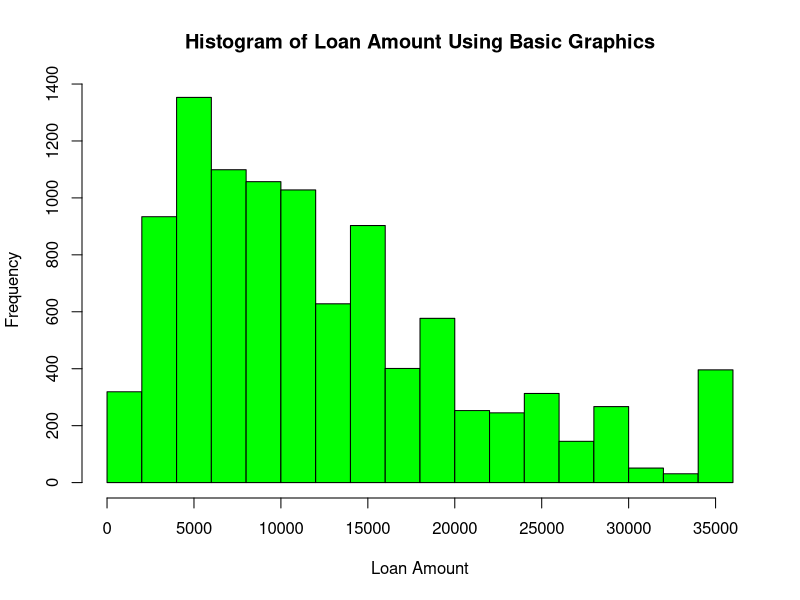
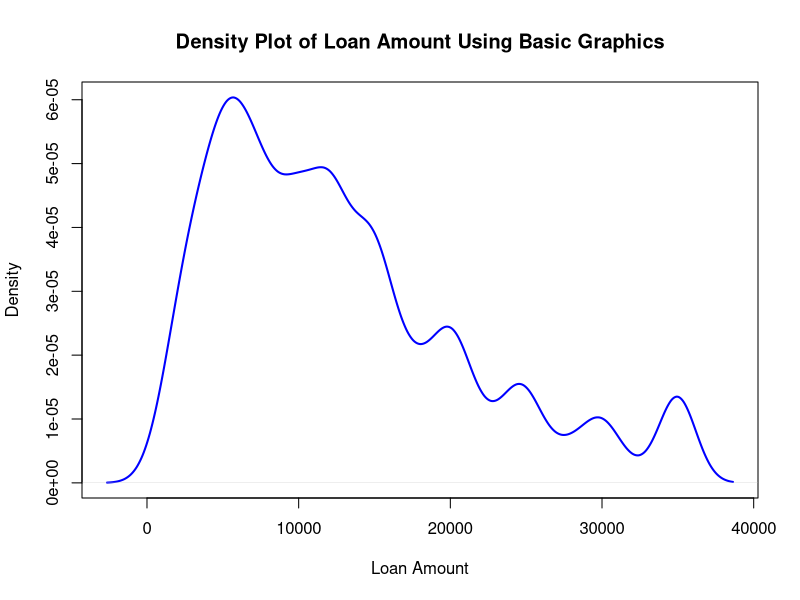
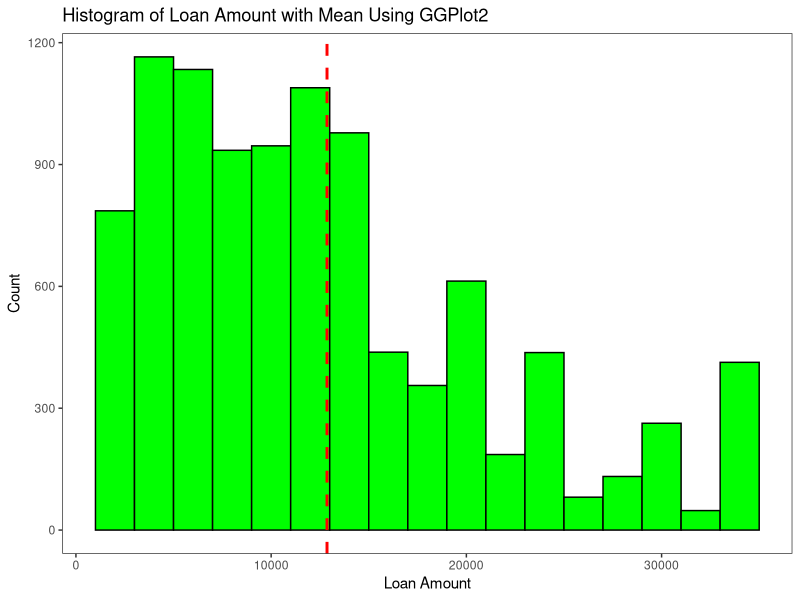
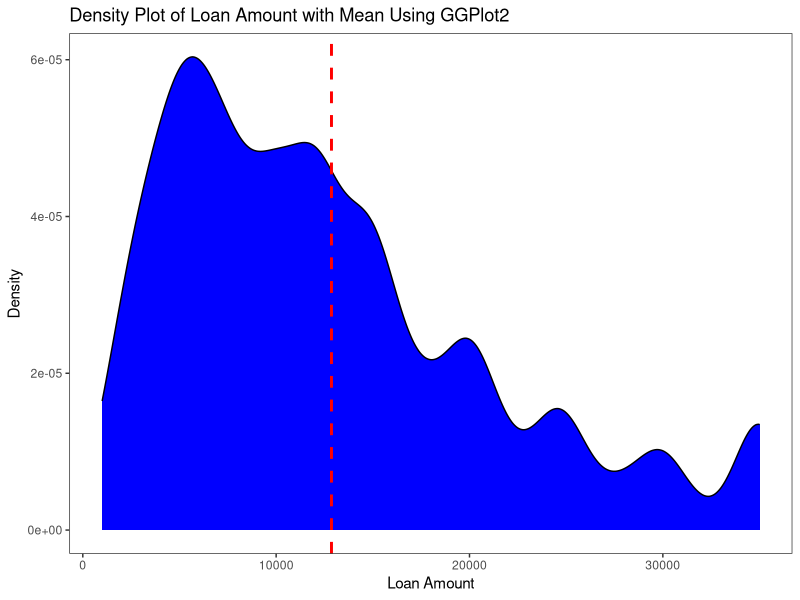
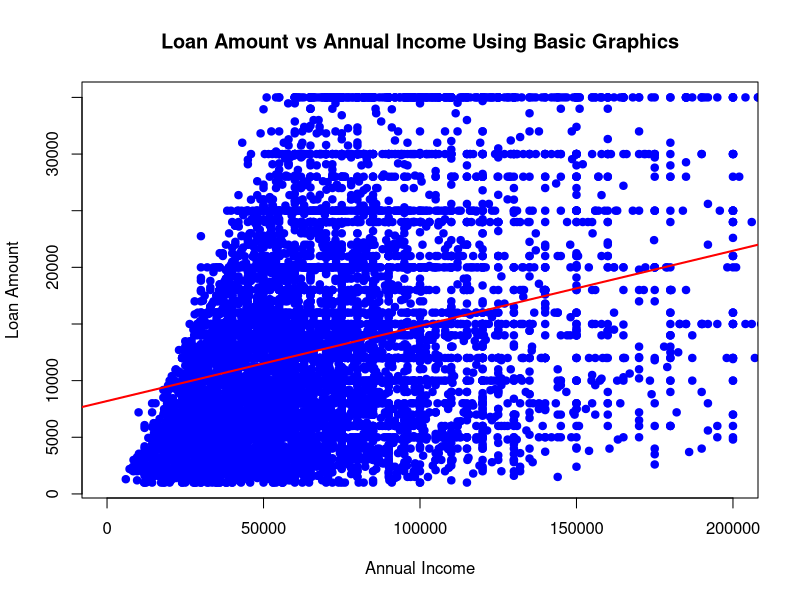
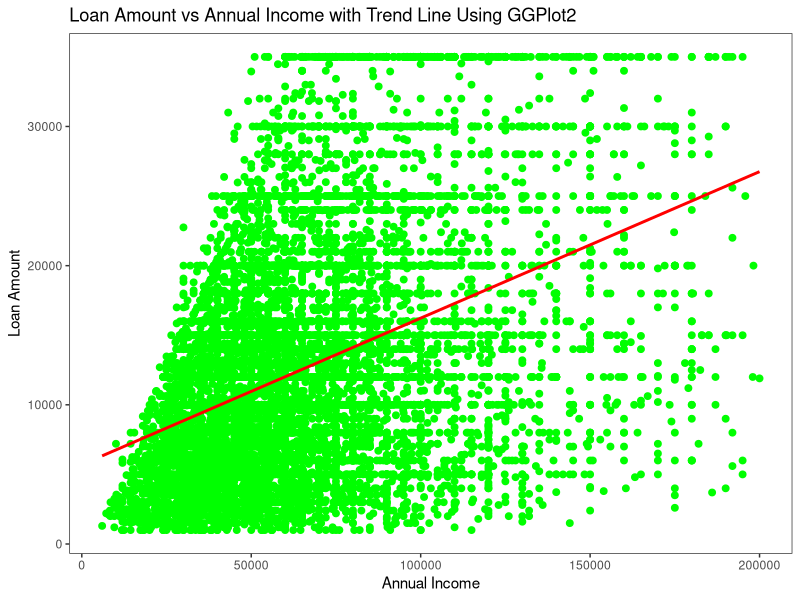
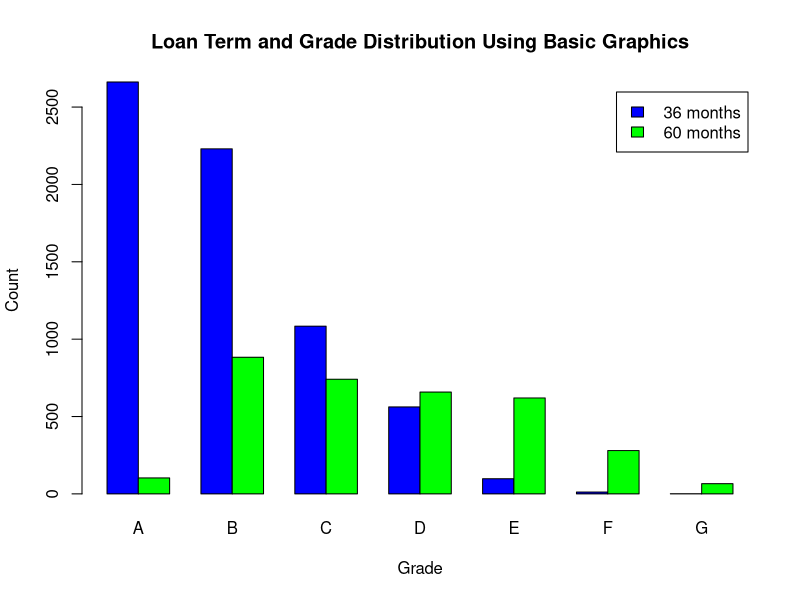
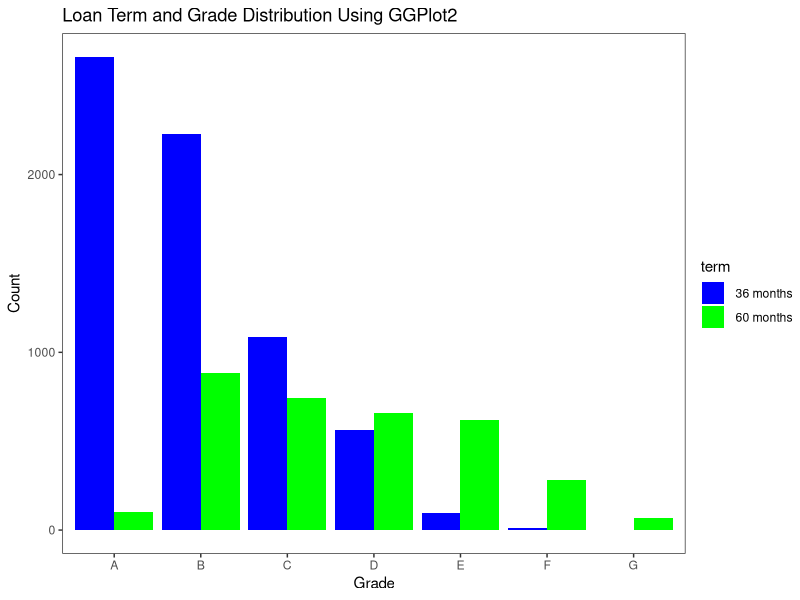

The R source for these figures, in order:
################################################################################
#                                                                              #
# Student:    Seif Kungulio                                                    #
# Date:       02/16/2025                                                       #
# Subject:    Project 5                                                        #
# Class:      DSCI 502                                                         #
# Section:    01W                                                              #
# Instructor: Sean Yang                                                        #
# File Name:  Project5_Kungulio_Seif.R                                         #
#                                                                              #
################################################################################


## 1. Read the dataset in loan.csv into R. Call the loaded data, loan. 
###   Make sure that you have the directory set to the correct location 
###   for the data.

# Set the working directory to the correct location for the dataset.
setwd("C:/PROJECTS/Maryville/DSCI 502/Week5")

# Import necessary libraries
library(ggplot2)

# Load the data from loan.csv
loan <- read.csv("loan.csv", stringsAsFactors = TRUE)

# Display the dimensions (rows and columns) of the dataframe
dim(loan) # Shows the number of rows and columns in the dataset.



## 2. Please plot the histogram and density of the loan_amnt using basic 
###   graphics.

# Histogram Plot using Basic Graphics
hist(loan$loan_amnt, 
     main="Histogram of Loan Amount Using Basic Graphics", 
     xlab="Loan Amount", col="green", border="black")

# Density Plot using Basic Graphics
plot(density(loan$loan_amnt), 
     main="Density Plot of Loan Amount Using Basic Graphics", 
     xlab="Loan Amount", col="blue", lwd=2)



## 3. Please plot the histogram and density of the loan_amnt and add the 
###   vertical line denoting the mean using ggplot2.

# Histogram Plot using ggplot2
ggplot(loan, aes(x=loan_amnt)) + 
  geom_histogram(binwidth=2000, fill="green", color="black") +
  geom_vline(aes(xintercept=mean(loan_amnt, na.rm=TRUE)), 
             color="red", linetype="dashed", size=1) +
  ggtitle("Histogram of Loan Amount with Mean Using GGPlot2") +
  xlab("Loan Amount") + 
  ylab("Count") +
  theme_test()

# Density Plot using ggplot2
ggplot(loan, aes(x=loan_amnt)) + 
  geom_density(fill="blue") +
  geom_vline(aes(xintercept=mean(loan_amnt, na.rm=TRUE)), 
             color="red", linetype="dashed", size=1) +
  ggtitle("Density Plot of Loan Amount with Mean Using GGPlot2") +
  xlab("Loan Amount") + ylab("Density") +
  theme_test()



## 4. Please scatter plot of loan_amnt (y-axis) against annual_inc (x-axis) 
###   and add the trend line using basic graphics.

# Scatter Plot using Basic Graphics
plot(loan$annual_inc, loan$loan_amnt, 
     main="Loan Amount vs Annual Income Using Basic Graphics", 
     xlab="Annual Income", 
     ylab="Loan Amount", 
     pch=19, col="blue", 
     xlim = c(0, 200000))
abline(lm(loan_amnt ~ annual_inc, data=loan), col="red", lwd=2)


## 5. Please scatter plot of loan_amnt (y-axis) against annual_inc (x-axis) 
###   and add the trend line using ggplot2.

# Scatter Plot using ggplot2
ggplot(data = loan[which(loan$annual_inc < 200000),], 
       aes(x=annual_inc, y=loan_amnt)) + 
  geom_point(color="green", size = 2) +
  geom_smooth(method="lm", color="red", se=FALSE, lwd = 1) +
  ggtitle("Loan Amount vs Annual Income with Trend Line Using GGPlot2") +
  xlab("Annual Income") + ylab("Loan Amount") + theme_test()



## 6. Please plot the barplot of term and grade on the same barplot using 
###   basic graphics

# Barplot of Term and Grade using Basic Graphics
barplot(table(loan$term, loan$grade), beside=TRUE, 
        legend=rownames(table(loan$term, loan$grade)), 
        col=c("blue", "green"), 
        main="Loan Term and Grade Distribution Using Basic Graphics", 
        xlab="Grade", ylab="Count")



## 7. Please plot the barplot of term and grade on the same barplot 
###   using ggplot2

# Barplot of Term and Grade using ggplot2
ggplot(loan, aes(x=grade, fill=term)) + 
  geom_bar(position="dodge") +
  ggtitle("Loan Term and Grade Distribution Using GGPlot2") +
  xlab("Grade") + ylab("Count") + 
  scale_fill_manual(values=c("blue", "green")) +
  theme_test()



## 8. Please boxplot loan_amnt (y-axis) against term (x-axis) 
###   and save the graph in a file, loanterm.jpg, using basic graphics.

# Boxplot of Loan Amount by Term using Basic Graphics
jpeg("loanterm.jpg")
boxplot(loan$loan_amnt ~ loan$term, 
        main="Loan Amount by Term Using Basic Graphics", 
        xlab="Term", ylab="Loan Amount", col="blue")
dev.off()



## 9. Please boxplot loan_amnt (y-axis) against term (x-axis) and 
###   save the graph in a file, loanterm.jpg, using ggplot2. 
###   Are there any differences in loan amount with respect to term?

# Boxplot of Loan Amount by Term using ggplot2
ggplot(loan, aes(x=term, y=loan_amnt)) + 
  geom_boxplot(fill="green") +
  ggtitle("Loan Amount by Term Using GGPlot2") +
  xlab("Term") + ylab("Loan Amount")  + theme_test()
ggsave("loanterm.jpg")
